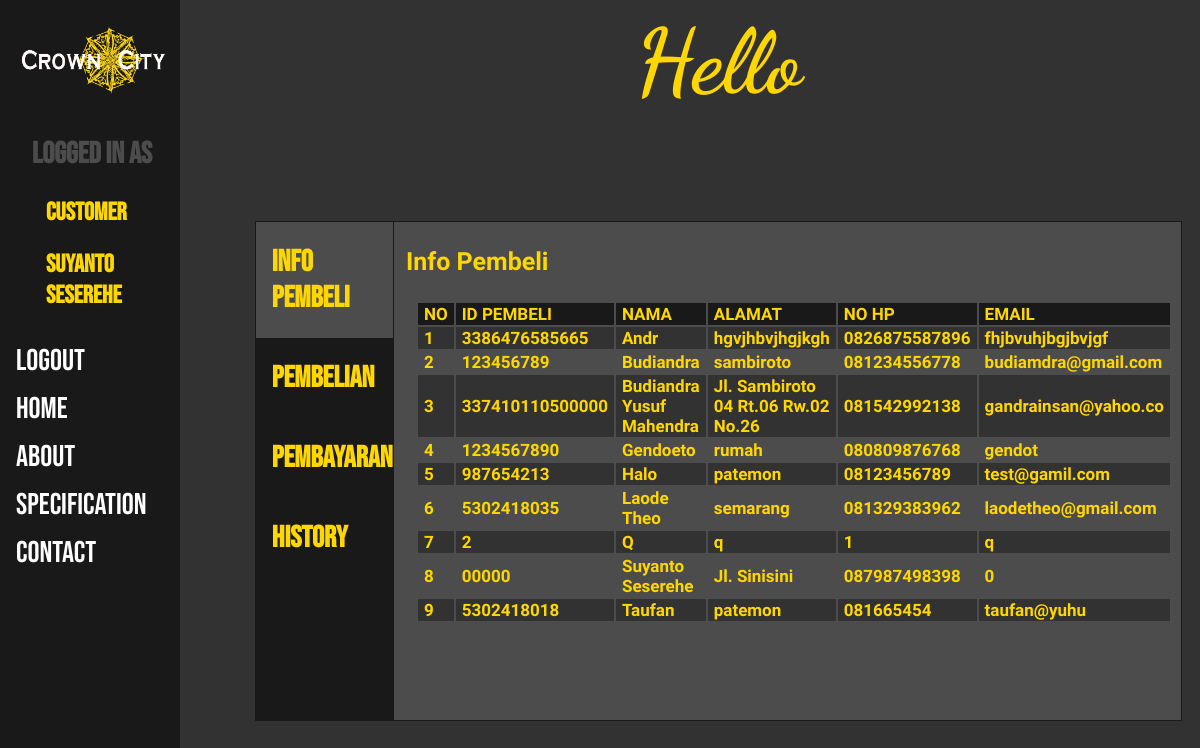
/admin.php (signed in), run on the app's committed database.
### tables this page shows
CREATE TABLE `customer` (
  `id_customer` varchar(15) NOT NULL,
  `password` varchar(15) NOT NULL,
  `nama` varchar(30) NOT NULL,
  `alamat` varchar(50) NOT NULL,
  `no_hp` varchar(13) NOT NULL,
  `email` varchar(20) NOT NULL
);

### admin.php (the view, shortened to what this page needs)
<html>
<link rel="stylesheet" type="text/css" href="style.css">
<head>
</head>
<body>
	<div class="sidebar">
		<a href="home.php"><img width="100%" src="logonama.png"></a>
		<?php
		if (isset($_SESSION['status'])) {
			if ($_SESSION['status']=="admin") {
				?>
				<a href="admin.php">
				<h2 style="font-size: 30px;">Logged in As</h2>
				<h2 style="padding: 0px 8px 0px 30px;color: #ffd700;">Admin</h2>
				<h2 style="padding: 0px 8px 0px 30px;color: #ffd700;"><?php echo $_SESSION['nama'] ?></h2>
				</a>
				<a href="process_logout.php">Logout</a>
				<?php
			}elseif ($_SESSION['status']=="customer") {
				?>
				<a href="customer.php">
				<h2 style="font-size: 30px;">Logged in As</h2>
				<h2 style="padding: 0px 8px 0px 30px;color: #ffd700;">Customer</h2>
				<h2 style="padding: 0px 8px 0px 30px;color: #ffd700;"><?php echo $_SESSION['nama'] ?></h2>
				</a>
				<a href="process_logout.php">Logout</a>
				<?php
			}
		}
		else {
		 	?>
			<a href="login.php">Login</a>
		 	<?php
		 }
		 ?>
		<a href="home.php">Home</a>
		<a href="about.php">About</a>
		<a href="specification.php">Specification</a>
		<a href="contact.php">Contact</a>
	</div>
	<?php
	include 'koneksi.php';
	$id = $_SESSION['id'];
	$data = mysqli_query($koneksi,"select * from admin where id_admin = '$id'");
	$data = mysqli_fetch_array($data);
	  ?>
	<div class="main">
		<h2 class="judul_menu">Hello <?php echo $data['nama']; ?></h2>
		<div class="tab">
		  <button class="tablinks" onclick="openTab(event, 'pembeli')" id="defaultOpen"><h3>Info Pembeli</h3></button>
		  <button class="tablinks" onclick="openTab(event, 'pembelian')"><h3>Pembelian</h3></button>
		  <button class="tablinks" onclick="openTab(event, 'pembayaran')"><h3>Pembayaran</h3></button>
		  <button class="tablinks" onclick="openTab(event, 'history')"><h3>History</h3></button>
		</div>
		<div id="pembeli" class="tabcontent">
		  <h3>Info Pembeli</h3>
		  	<?php
		  	$pembeli = mysqli_query($koneksi,"SELECT * FROM customer ORDER BY nama ASC");
		  	$jmlh_pembeli = mysqli_num_rows($pembeli);
		  	$no=1;
		  	if ($jmlh_pembeli != 0) {
		  		?>
		  <table style="margin-left: 10px;">
		  	<tr style="background: #191919; text-align: left;">
		  		<td><h4>NO</h4></td>
		  		<td><h4>ID PEMBELI</h4></td>
		  		<td><h4>NAMA</h4></td>
		  		<td><h4>ALAMAT</h4></td>
		  		<td><h4>NO HP</h4></td>
		  		<td width="300"><h4>EMAIL</h4></td>
		  	</tr>
		  	<?php
		  	while ($data_pembeli = mysqli_fetch_array($pembeli)) {
		  	 ?>
		  	<tr <?php if ($no%2 != 0) {?> style="background: #323232;" <?php } ?>>
		  		<td><h4><?php echo $no; ?></h4></td>
		  		<td><h4><?php echo $data_pembeli['id_customer'] ; ?></h4></td>
		  		<td width="330"><h4><?php echo ucwords($data_pembeli['nama']); ?></h4></td>
		  		<td width="260"><h4><?php echo $data_pembeli['alamat']; ?></h4></td>
		  		<td width="180"><h4><?php echo $data_pembeli['no_hp']; ?></h4></td>
		  		<td width="200"><h4><?php echo $data_pembeli['email'] ?></h4></td>
		  		<?php $no++; ?>
		  	</tr>
		  		<?php
		  	}
		  	 ?>
		  </table>
		  	<?php
		  	}
		  	else{
		  		?>
		  		<h3>Belum ada pembeli</h3>
		  	<?php
		  	}
		  	 ?>
		</div>
	</div>
</body>
</html>

### style.css (style rules this page uses)
.sidebar { height: 100%; width: 15%; position: fixed; z-index: 1; top: 0; left: 0; background-color: #191919; overflow-x: hidden; padding-top: 16px; }
.sidebar a { padding: 6px 8px 6px 16px; text-decoration: none; font-size: 30px; color: white; display: block; font-family: 'bebas neue' }
.sidebar h2 { padding: 0px 8px 0px 16px; font-size: 25px;color: #4c4c4c; font-family: 'bebas neue'; }
.main { margin-left: 20%; padding: 0px 10px; }
body { background-color: #323232; }
h3 { color: #ffd700; font-family: 'solway'; }
h4 { color: #ffd700; font-family: 'solway'; margin-left: 30px; }
h2 { color: #ffd700; font-size: 40px; font-family: 'noto sans'; }
* { box-sizing: border-box }
.tab { margin-top: 30px; float: left; border: 1px solid #191919; background-color: #191919; width: 15%; height: 500px; }
.tab button { display: block; background-color: inherit; color: #191919; padding: 22px 16px; width: 100%; border: none; outline: none; text-align: left; cursor: pointer; transition: 0.3s; }
.tab button.active { background-color: #4c4c4c; }
.tab h3 { font-size: 30px; margin: 0px; font-family: 'bebas neue'; }
.tabcontent { margin-top: 30px; float: left; padding: 0px 12px; background-color: #4c4c4c; border: 1px solid #191919; width: 85%; border-left: none; height: 500px; }
.tabcontent table { border : 0; margin-left: 10px; align-items: center; }
.tabcontent h4 { font-size: 17px; margin: 0px 5px 0px 5px; }
.tabcontent h3 { font-size: 25px; }
.judul_menu { font-size: 90px; color: #ffd700; font-family: 'Dancing Script'; text-align: center; }

### data on the page
customer: id_customer "3386476585665", nama "Andr", alamat "hgvjhbvjhgjkgh", no_hp "0826875587896", email "fhjbvuhjbgjbvjgf"
customer: id_customer "123456789", nama "Budiandra", alamat "sambiroto", no_hp "081234556778", email "budiamdra@gmail.com"
customer: id_customer "337410110500000", nama "Budiandra Yusuf Mahendra", alamat "Jl. Sambiroto 04 Rt.06 Rw.02 No.26", no_hp "081542992138", email "gandrainsan@yahoo.co"
customer: id_customer "1234567890", nama "Gendoeto", alamat "rumah", no_hp "080809876768", email "gendot"
customer: id_customer "987654213", nama "Halo", alamat "patemon", no_hp "08123456789", email "test@gamil.com"
customer: id_customer "5302418035", nama "Laode Theo", alamat "semarang", no_hp "081329383962", email "laodetheo@gmail.com"
customer: id_customer "2", nama "Q", alamat "q", no_hp "1", email "q"
customer: id_customer "00000", nama "Suyanto Seserehe", alamat "Jl. Sinisini", no_hp "087987498398", email "0"
customer: id_customer "5302418018", nama "Taufan", alamat "patemon", no_hp "081665454", email "taufan@yuhu"

### other printed values
$_SESSION['nama'] "Suyanto Seserehe"
